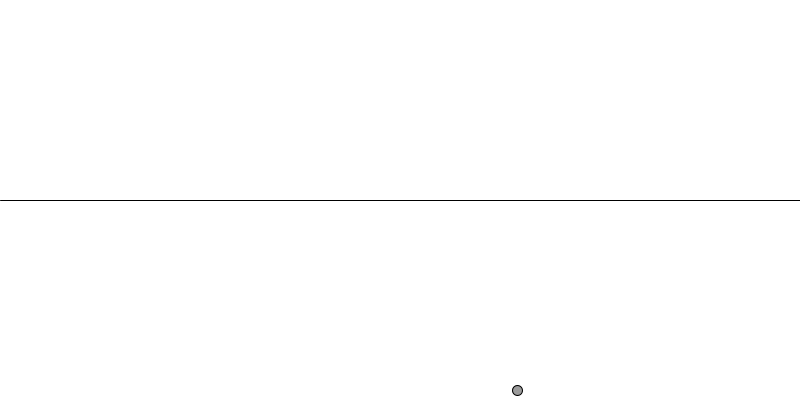
Frame 1 (no input)
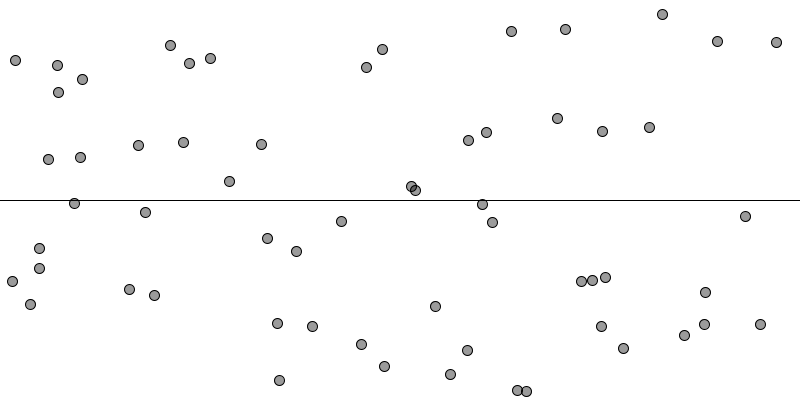
Frame 60 (the mouse pressed at the canvas centre just before this capture)
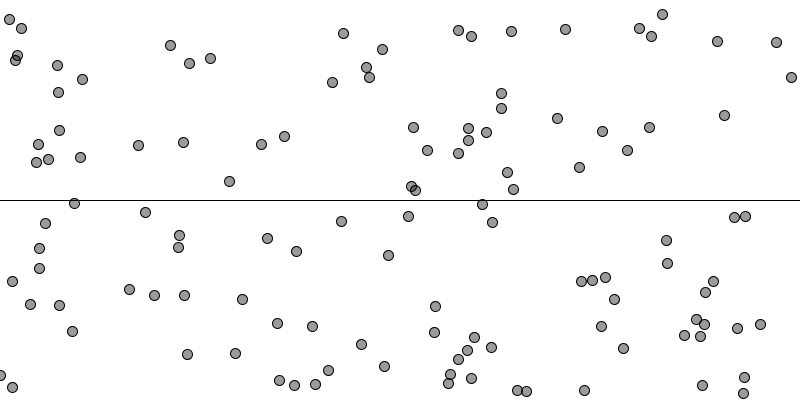
Frame 120 (the mouse held since frame 60 and released just before this capture)

The Processing sketch that drew these frames (run headless with seeded random() and noise(); from frame 60 on, the mouse is pressed at the canvas centre):

// Processing sketch: adjust_boundary
// ── adjust_boundary.pde
// Left and right positions for boundary line
float yb1, yb2;

void setup() {
  size(800, 400);
  background(255);
  yb1 = height/2;
  yb2 = height/2;
  
  println("Use arrow keys to move left (UP/DOWN) and right (RIGHT/LEFT) ends of the boundary line up and down.");
}


void draw() {
  line(0, yb1, width, yb2);

  float m = (yb2-yb1)/width;
  
  // Pick a random x position
  float x = random(width);
  // Calcaulte the y-boundary at "x"
  float y = m*x + yb1;
  
  // Pick a y-position above
  // or below the y-boundary
  if (random(1) > .5) {
    y = random(0, y);
  } 
  else {
    y = random(y, height);
  }
  
  // Draw a circle at randomly selected x and y
  fill(0, 100);
  ellipse(x, y, 10, 10);
}


void keyPressed() {
  background(255);
  
  switch(keyCode) {
  case UP:
    yb1--;
    break;
  case DOWN:
    yb1++;
    break;
  case RIGHT:
    yb2--;
    break;
  case LEFT:
    yb2++;
    break;
  }
}
